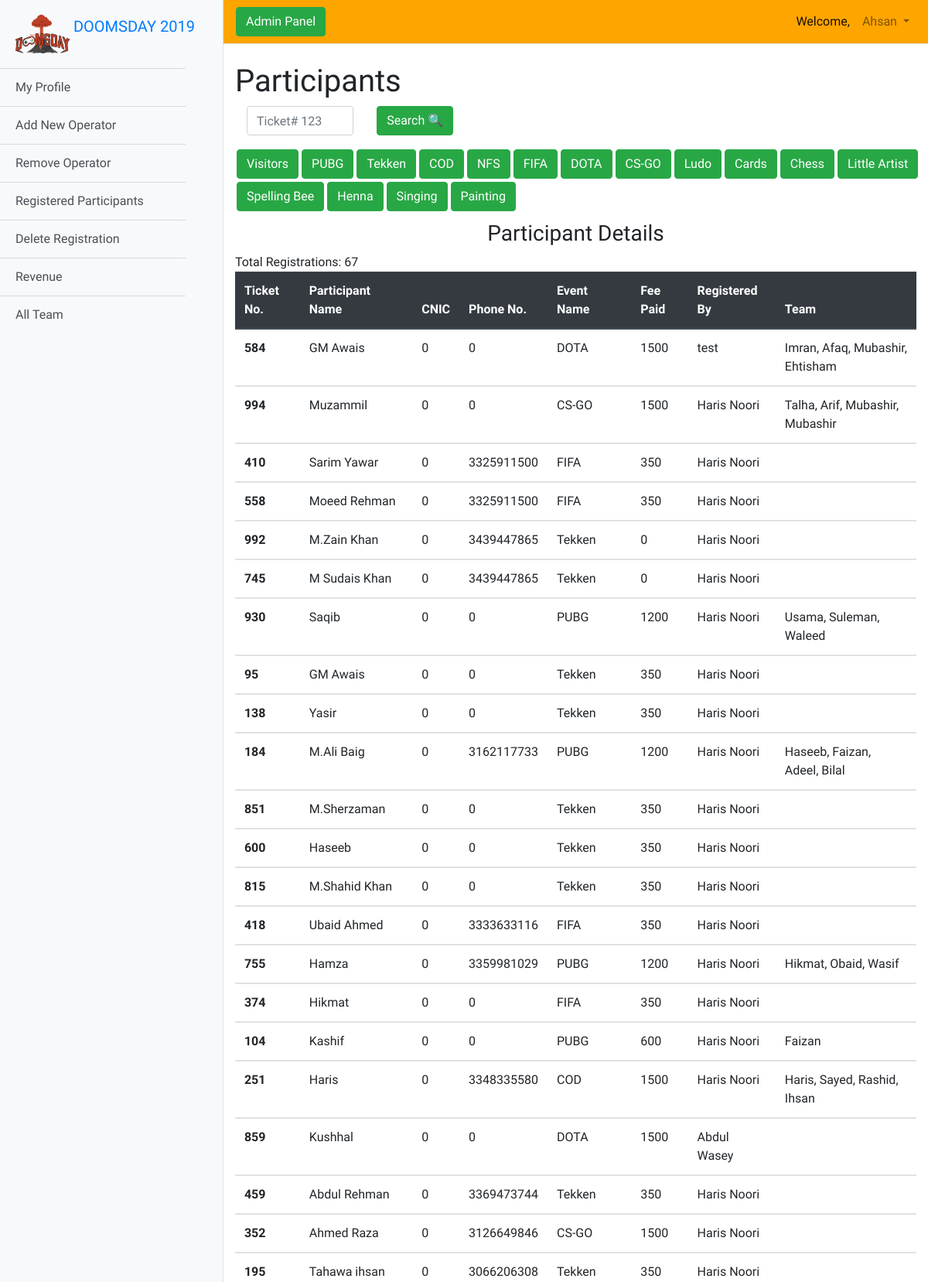
The app's page /src/admin/registered_participants.php (signed in, upper part) with its own data.
### tables this page shows
CREATE TABLE `participants` (
  `p_id` int(6) NOT NULL,
  `p_name` varchar(50) NOT NULL,
  `p_cnic` bigint(30) NOT NULL,
  `p_phone` bigint(11) NOT NULL,
  `event_name` varchar(50) NOT NULL,
  `fee_paid` int(20) NOT NULL,
  `registered_by` varchar(50) NOT NULL,
  `other_members` varchar(200) NOT NULL
);

### src/admin/registered_participants.php (the view, shortened to what this page needs)
<?php include "../connect.php" ?>
<!DOCTYPE html>
<html lang="en">
<head>
    <link rel="stylesheet" href="../../css/registered_participants.css">
</head>
<body>
    <?php include "admin_header.php" ?>
    <div class="container-fluid">
        <h1 class="mt-4">Participants</h1>
        <center>
            <form class="myform" action="" method="POST">
                <div class="form-row">
                    <div class="form-group col-md-2">
                        <input name="p_id" type="number" class="form-control" id="inputEmail4" placeholder="Ticket# 123">
                    </div>
                    <div class="form-group col-md-2">
                        <button type="submit" name="btn_id" class="btn btn-success">Search 🔍</button>
                    </div>
                </div>
                <div class="row">
                    <button type="submit" name="Visitor" class="btn btn-success btn-mybtn">Visitors</button>
                    <button type="submit" name="PUBG" class="btn btn-success btn-mybtn">PUBG</button>
                    <button type="submit" name="Tekken" class="btn btn-success btn-mybtn">Tekken</button>
                    <button type="submit" name="COD" class="btn btn-success btn-mybtn">COD</button>
                    <button type="submit" name="NFS" class="btn btn-success btn-mybtn">NFS</button>
                    <button type="submit" name="FIFA" class="btn btn-success btn-mybtn">FIFA</button>
                    <button type="submit" name="DOTA" class="btn btn-success btn-mybtn">DOTA</button>
                    <button type="submit" name="CS-GO" class="btn btn-success btn-mybtn">CS-GO</button>
                    <button type="submit" name="Ludo" class="btn btn-success btn-mybtn">Ludo</button>
                    <button type="submit" name="Cards" class="btn btn-success btn-mybtn">Cards</button>
                    <button type="submit" name="Chess" class="btn btn-success btn-mybtn">Chess</button>
                    <button type="submit" name="Little" class="btn btn-success btn-mybtn">Little Artist</button>
                    <button type="submit" name="Spell" class="btn btn-success btn-mybtn">Spelling Bee</button>
                    <button type="submit" name="Henna" class="btn btn-success btn-mybtn">Henna</button>
                    <button type="submit" name="Singing" class="btn btn-success btn-mybtn">Singing</button>
                    <button type="submit" name="Paint" class="btn btn-success btn-mybtn">Painting</button>
                </div>
            </form>
        </center>
        <h3 class="head3">Participant Details</h3>
        <table class="table mytable">
            <thead class="thead-dark">
                <tr>
                    <th scope="col">Ticket No.</th>
                    <th scope="col">Participant Name</th>
                    <th scope="col">CNIC</th>
                    <th scope="col">Phone No.</th>
                    <th scope="col">Event Name</th>
                    <th scope="col">Fee Paid</th>
                    <th scope="col">Registered By</th>
                    <th scope="col">Team</th>
                </tr>
            </thead>
            <?php
                if(isset($_POST["btn_id"]))
                {
                    $p_id = $_POST["p_id"];
                    $qry = " SELECT * FROM participants WHERE p_id = '".$p_id."' ";
                    $res = $con->query($qry);
                    $result = "";
                    if($res->num_rows > 0)
                    {
                        echo "Total Registrations: ".$res->num_rows;
                        while($row = $res->fetch_assoc())
                        {
                            ?>
                    <tbody>
                        <tr>
                            <th scope="row"> <?php echo " ".$row["p_id"]." " ?> </th>
                            <td><?php echo " ".$row["p_name"]." " ?></td>
                            <td><?php echo " ".$row["p_cnic"]." " ?></td>
                            <td><?php echo " ".$row["p_phone"]." " ?></td>
                            <td><?php echo " ".$row["event_name"]." " ?></td>
                            <td><?php echo " ".$row["fee_paid"]." " ?></td>
                            <td><?php echo " ".$row["registered_by"]." " ?></td>
                            <td><?php echo " ".$row["other_members"]." " ?></td>
                        </tr>
                    <?php
                        }
                    }
                    else{echo "No Results Found!!";}
                }
                else
                {
                    $qry = " SELECT * FROM participants ";
                    $res = $con->query($qry);
                    if($res->num_rows > 0)
                    {
                        while($row = $res->fetch_assoc())
                        {
                            ?>
                    <tbody>
                        <tr>
                            <th scope="row"> <?php echo " ".$row["p_id"]." " ?> </th>
                            <td><?php echo " ".$row["p_name"]." " ?></td>
                            <td><?php echo " ".$row["p_cnic"]." " ?></td>
                            <td><?php echo " ".$row["p_phone"]." " ?></td>
                            <td><?php echo " ".$row["event_name"]." " ?></td>
                            <td><?php echo " ".$row["fee_paid"]." " ?></td>
                            <td><?php echo " ".$row["registered_by"]." " ?></td>
                            <td><?php echo " ".$row["other_members"]." " ?></td>
                        </tr>
                    <?php
                        }
                    }
                    else{echo "No Results Found!!";}
                }
            ?>
            </tbody>
        </table>
    </div>
    <?php include "admin_foot.php" ?>

### css/registered_participants.css (style rules this page uses)
body { font-family: 'Big Shoulders Text', cursive; }
.mytable { width: 750px; margin-right: auto; margin-left: auto; }
.head3 { margin-left: auto; margin-right: auto; text-align: center; margin-top: 10px; }
.myform { width: 100%; margin-left: 15px; margin-right: auto; }
.btn-mybtn { margin: 2px; }

### css/admin-dashboard.css (style rules this page uses)
body { font-family: 'Big Shoulders Text', cursive; }

### css/simple-sidebar.css (style rules this page uses)
body { overflow-x: hidden; }

### records on screen
participants: p_id "584", p_name "GM Awais", p_cnic "0", p_phone "0", event_name "DOTA", fee_paid "1500", registered_by "test", other_members "Imran, Afaq, Mubashir, Ehtisham"
participants: p_id "994", p_name "Muzammil", p_cnic "0", p_phone "0", event_name "CS-GO", fee_paid "1500", registered_by "Haris Noori", other_members "Talha, Arif, Mubashir, Mubashir"
participants: p_id "410", p_name "Sarim Yawar", p_cnic "0", p_phone "3325911500", event_name "FIFA", fee_paid "350", registered_by "Haris Noori"
participants: p_id "558", p_name "Moeed Rehman", p_cnic "0", p_phone "3325911500", event_name "FIFA", fee_paid "350", registered_by "Haris Noori"
participants: p_id "992", p_name "M.Zain Khan", p_cnic "0", p_phone "3439447865", event_name "Tekken", fee_paid "0", registered_by "Haris Noori"
participants: p_id "745", p_name "M Sudais Khan", p_cnic "0", p_phone "3439447865", event_name "Tekken", fee_paid "0", registered_by "Haris Noori"
participants: p_id "930", p_name "Saqib", p_cnic "0", p_phone "0", event_name "PUBG", fee_paid "1200", registered_by "Haris Noori", other_members "Usama, Suleman, Waleed"
participants: p_id "95", p_name "GM Awais", p_cnic "0", p_phone "0", event_name "Tekken", fee_paid "350", registered_by "Haris Noori"
participants: p_id "138", p_name "Yasir", p_cnic "0", p_phone "0", event_name "Tekken", fee_paid "350", registered_by "Haris Noori"
participants: p_id "184", p_name "M.Ali Baig", p_cnic "0", p_phone "3162117733", event_name "PUBG", fee_paid "1200", registered_by "Haris Noori", other_members "Haseeb, Faizan, Adeel, Bilal"
participants: p_id "851", p_name "M.Sherzaman", p_cnic "0", p_phone "0", event_name "Tekken", fee_paid "350", registered_by "Haris Noori"
participants: p_id "600", p_name "Haseeb", p_cnic "0", p_phone "0", event_name "Tekken", fee_paid "350", registered_by "Haris Noori"
participants: p_id "815", p_name "M.Shahid Khan", p_cnic "0", p_phone "0", event_name "Tekken", fee_paid "350", registered_by "Haris Noori"
participants: p_id "418", p_name "Ubaid Ahmed", p_cnic "0", p_phone "3333633116", event_name "FIFA", fee_paid "350", registered_by "Haris Noori"
participants: p_id "755", p_name "Hamza", p_cnic "0", p_phone "3359981029", event_name "PUBG", fee_paid "1200", registered_by "Haris Noori", other_members "Hikmat, Obaid, Wasif"
participants: p_id "374", p_name "Hikmat", p_cnic "0", p_phone "0", event_name "FIFA", fee_paid "350", registered_by "Haris Noori"
participants: p_id "104", p_name "Kashif", p_cnic "0", p_phone "0", event_name "PUBG", fee_paid "600", registered_by "Haris Noori", other_members "Faizan"
participants: p_id "251", p_name "Haris", p_cnic "0", p_phone "3348335580", event_name "COD", fee_paid "1500", registered_by "Haris Noori", other_members "Haris, Sayed, Rashid, Ihsan"
participants: p_id "859", p_name "Kushhal", p_cnic "0", p_phone "0", event_name "DOTA", fee_paid "1500", registered_by "Abdul Wasey"
participants: p_id "459", p_name "Abdul Rehman", p_cnic "0", p_phone "3369473744", event_name "Tekken", fee_paid "350", registered_by "Haris Noori"
participants: p_id "352", p_name "Ahmed Raza", p_cnic "0", p_phone "3126649846", event_name "CS-GO", fee_paid "1500", registered_by "Haris Noori"
participants: p_id "195", p_name "Tahawa ihsan", p_cnic "0", p_phone "3066206308", event_name "Tekken", fee_paid "350", registered_by "Haris Noori"

### other values on screen
$_SESSION["admin"] "Ahsan"
